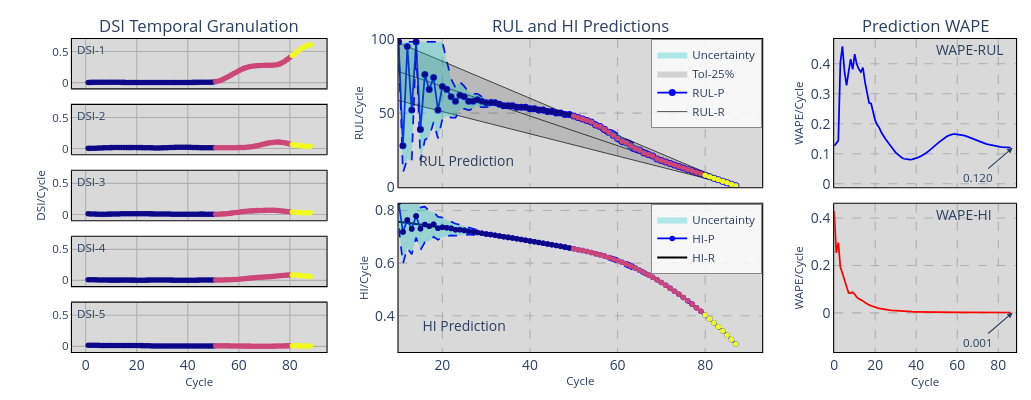

Notebook source saved alongside this figure:
### Code cell
PARAMS_PATH = r'Optimization\TesteSeq2_B1_1-B1_2_restart_symmetric_G0P0\mono\Optimization.csv'
RS_PATH     = r'Dataset\DSIR1n\B1_1.csv'
HI_PATH     = r'Dataset\HI1\Bearing1_1.csv'
RS = pd.read_csv(RS_PATH)
HI = pd.read_csv(HI_PATH)
sig = HI['PC1'].values
dfP = pd.read_csv(PARAMS_PATH).iloc[:,:11]
params = dfP.sort_values(dfP.columns[0], ascending=True).iloc[0, 1:].values

m,nI,nR,nO,mO,N1,N2,N3,τ,act = ParseParams(params)
X, Y, Z, kX = PrepareData(RS, HI, W, nI, nO, mO)
ref, J, L = RefEoL(sig, EOL, kX, frac=RUL_FRAC) 

p = LoadRho()

rho_rul = p['rho_rul'] if RHO_RUL is None and 'rho_rul' in p else RHO_RUL
teda = AutoCloud(m=m,nI=nI,nR=nR,nO=nO,ηS=[N1,N2,N3],act=act,tau=τ,
                    eol=EOL,ref=ref,wtaG=WTAG,wtaP=WTAP,feedback=FEEDBACK,mO=mO,
                    rho=p['rho'],lam=LAM,intr_state=INTR_STATE,
                    rho_dyn=RHO_DYN,rho_eta=p['eta'],rho_T=p['T'],rho_beta=p['beta'],rho_min=RHO_MIN,rho_max=RHO_MAX,
                    rls_mode=RLS_MODE,nf_rls=int(p['nf_rls']) if RLS_MODE == 'pol' else None,ff_rls=p['ff_rls'],dt_rls=p['dt_rls'],
                    rul_bounds=RUL_BOUNDS,rul_growth=RUL_GROWTH,rho_rul=rho_rul,rul_eclip=RUL_ECLIP,rul_frac=RUL_FRAC)
teda.SimGranularRUL(J,L,X,Y,Z)

PlotSimulation(teda=teda,mode='ply',xi=10, yf=100,ftrs=5,dsi_mode='hide')
